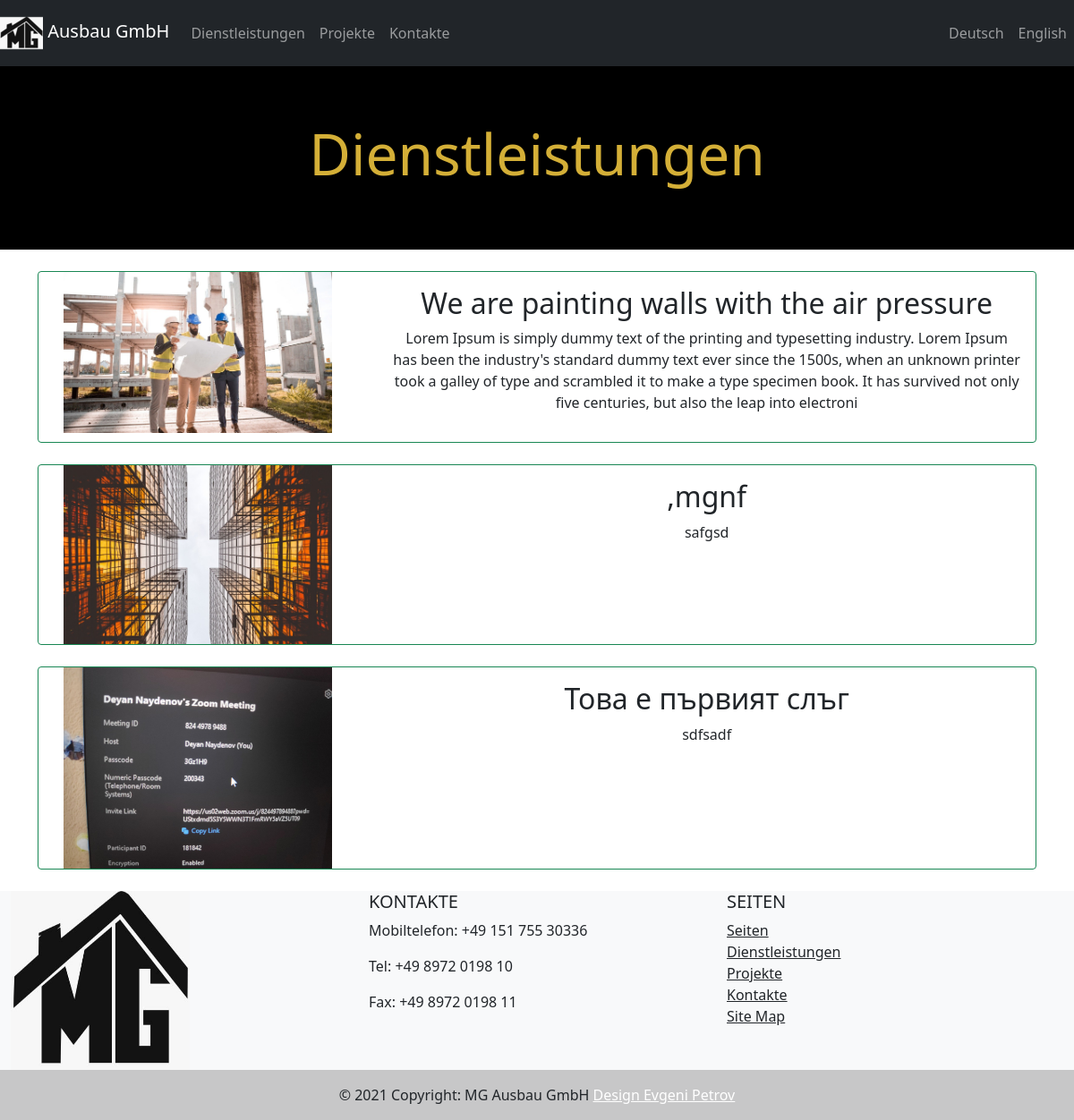
Page /services/ on the committed database.
### services/models.py (models this page shows, shortened)
class Service(models.Model):
    title = models.CharField(max_length=250)
    description = models.TextField()
    img = models.ImageField(upload_to="services", blank=True, null=True)

### services/views.py (the view)
# urls.py: path('', ServiceListView.as_view(), name='services-list'),
class ServiceListView(ListView):
    model = Service

### services/templates/services/service_list.html (shortened to what this page needs)
{% extends "drybuild/base.html" %}
{% load static %}
{% load i18n %}
{% block content %}
    <div class="header">
        <h1 class="display-3">{% trans "Services" %}</h1>
    </div>
    <br>
    <div class="container">
        <div class="row justify-content-center">
            <div class="col-lg-12">
                {% for article in object_list %}
                    <div class="card border-success text-center">
                        <div class="row no-gutters">
                            <div class="col-md-4">
                                <img src="{{ article.img.url }}" style="width:300px; height:auto;" alt="services dry build">
                            </div>
                            <div class="col-md-8">
                                <div class="card-body">
                                    <h2 class="display-7">{{ article.title}}</h2>
                                    <p>{{ article.description }}</p>
                                </div>
                            </div>
                        </div>
                    </div>
                <br>
                {% empty %}
                   No articles yet.
                {% endfor %}
            </div>
        </div>
    </div>
{% endblock content %}

### static/css/main.css (style rules this page uses)
.header { padding: 60px; text-align: center; background: black; color: #D4AF37; }

### rows in the picture
Service: img (picture), title "We are painting walls with the air pressure", description "Lorem Ipsum is simply dummy text of the printing and typesetting industry. Lorem Ipsum has been the industry's standard dummy text ever since the 1500s, when an unknown printer took a galley of type and scrambled it to make a type specimen book. It has survived not only five centuries, but also the leap into electroni"
Service: img (picture), title ",mgnf", description "safgsd"
Service: img (picture), title "Това е първият слъг", description "sdfsadf"

### other values in the picture
{{ services }} "Dienstleistungen"
{{ projects }} "Projekte"
{{ contacts }} "Kontakte"
{{ lang.name_local }} "Deutsch" "English"
{{ contact }} "KONTAKTE"
{{ mobile }} "Mobiltelefon"
{{ tel }} "Tel"
{{ fax }} "Fax"
{{ pages }} "SEITEN"
{{ home }} "Seiten"
